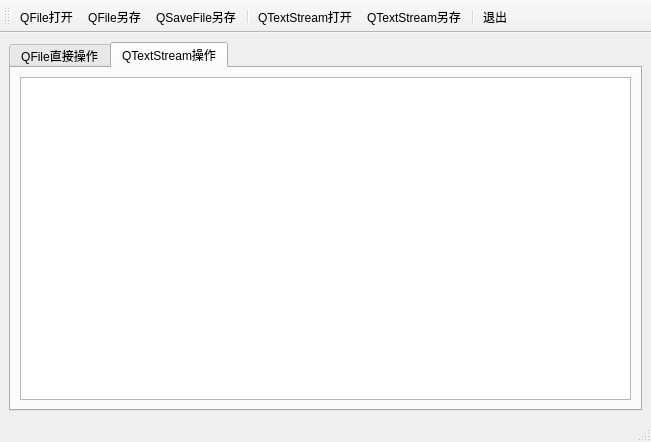
<?xml version="1.0" encoding="UTF-8"?>
<ui version="4.0">
 <class>MainWindow</class>
 <widget class="QMainWindow" name="MainWindow">
  <property name="geometry">
   <rect>
    <x>0</x>
    <y>0</y>
    <width>651</width>
    <height>442</height>
   </rect>
  </property>
  <property name="windowTitle">
   <string>MainWindow</string>
  </property>
  <widget class="QWidget" name="centralwidget">
   <layout class="QGridLayout" name="gridLayout">
    <item row="0" column="0">
     <widget class="QTabWidget" name="tabWidget">
      <property name="currentIndex">
       <number>1</number>
      </property>
      <widget class="QWidget" name="tab">
       <attribute name="title">
        <string>QFile直接操作</string>
       </attribute>
       <layout class="QGridLayout" name="gridLayout_2">
        <item row="0" column="0">
         <widget class="QPlainTextEdit" name="plainTextEdit_QFile"/>
        </item>
       </layout>
      </widget>
      <widget class="QWidget" name="tab_2">
       <attribute name="title">
        <string>QTextStream操作</string>
       </attribute>
       <layout class="QGridLayout" name="gridLayout_3">
        <item row="0" column="0">
         <widget class="QPlainTextEdit" name="plainTextEdit_QTextStream"/>
        </item>
       </layout>
      </widget>
     </widget>
    </item>
   </layout>
  </widget>
  <widget class="QStatusBar" name="statusbar"/>
  <widget class="QToolBar" name="toolBar">
   <property name="windowTitle">
    <string>toolBar</string>
   </property>
   <attribute name="toolBarArea">
    <enum>TopToolBarArea</enum>
   </attribute>
   <attribute name="toolBarBreak">
    <bool>false</bool>
   </attribute>
   <addaction name="actionQFile_open"/>
   <addaction name="actionQFile_save"/>
   <addaction name="actionQSaveFile"/>
   <addaction name="separator"/>
   <addaction name="actionQTextStream_open"/>
   <addaction name="actionQTextStream_save"/>
   <addaction name="separator"/>
   <addaction name="action_quit"/>
  </widget>
  <action name="actionQFile_open">
   <property name="text">
    <string>QFile打开</string>
   </property>
   <property name="menuRole">
    <enum>QAction::NoRole</enum>
   </property>
  </action>
  <action name="actionQFile_save">
   <property name="text">
    <string>QFile另存</string>
   </property>
   <property name="menuRole">
    <enum>QAction::NoRole</enum>
   </property>
  </action>
  <action name="actionQSaveFile">
   <property name="text">
    <string>QSaveFile另存</string>
   </property>
   <property name="menuRole">
    <enum>QAction::NoRole</enum>
   </property>
  </action>
  <action name="actionQTextStream_open">
   <property name="text">
    <string>QTextStream打开</string>
   </property>
   <property name="menuRole">
    <enum>QAction::NoRole</enum>
   </property>
  </action>
  <action name="actionQTextStream_save">
   <property name="text">
    <string>QTextStream另存</string>
   </property>
   <property name="menuRole">
    <enum>QAction::NoRole</enum>
   </property>
  </action>
  <action name="action_quit">
   <property name="text">
    <string>退出</string>
   </property>
   <property name="menuRole">
    <enum>QAction::NoRole</enum>
   </property>
  </action>
 </widget>
 <resources/>
 <connections>
  <connection>
   <sender>action_quit</sender>
   <signal>triggered()</signal>
   <receiver>MainWindow</receiver>
   <slot>close()</slot>
   <hints>
    <hint type="sourcelabel">
     <x>-1</x>
     <y>-1</y>
    </hint>
    <hint type="destinationlabel">
     <x>350</x>
     <y>225</y>
    </hint>
   </hints>
  </connection>
 </connections>
</ui>
